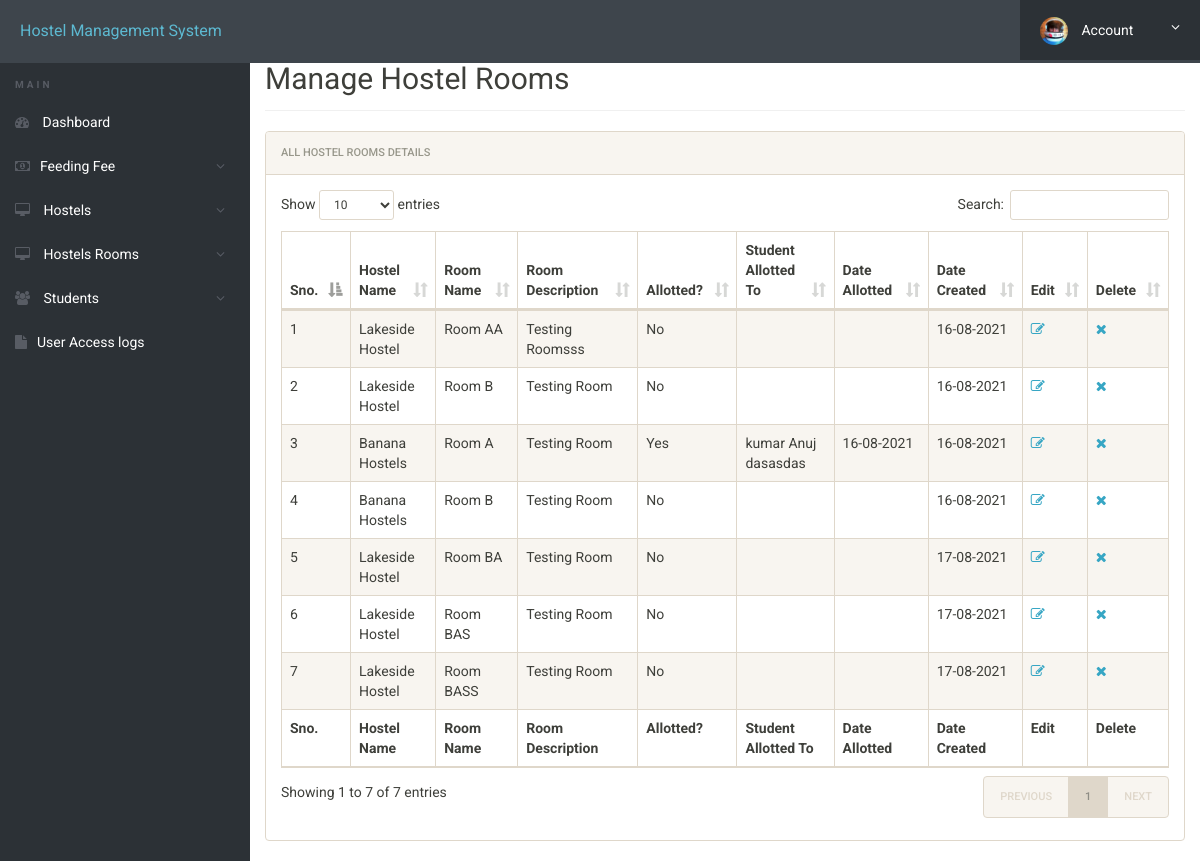
Screenshot of /admin/manage-hostelrooms.php (signed in) with the database file from the repository.
### tables this page shows
CREATE TABLE `hostelrooms` (
  `Id` int(20) NOT NULL,
  `hostelId` int(20) NOT NULL,
  `roomName` varchar(255) NOT NULL,
  `roomDescription` varchar(500) NOT NULL,
  `isAllotted` varchar(10) NOT NULL,
  `studentAllottedTo` varchar(255) NOT NULL,
  `dateAllotted` varchar(20) NOT NULL,
  `dateCreated` varchar(20) NOT NULL
);

CREATE TABLE `hostels` (
  `id` int(11) NOT NULL,
  `hostelName` varchar(500) DEFAULT NULL,
  `noOfRooms` int(11) DEFAULT NULL,
  `noOfAvailableRooms` int(11) DEFAULT NULL,
  `fees` int(11) DEFAULT NULL,
  `location` varchar(500) DEFAULT NULL,
  `posting_date` timestamp NULL DEFAULT current_timestamp()
);

CREATE TABLE `userregistration` (
  `id` int(11) NOT NULL,
  `regNo` varchar(255) DEFAULT NULL,
  `class` varchar(50) NOT NULL,
  `firstName` varchar(255) DEFAULT NULL,
  `middleName` varchar(255) DEFAULT NULL,
  `lastName` varchar(255) DEFAULT NULL,
  `gender` varchar(255) DEFAULT NULL,
  `contactNo` bigint(20) DEFAULT NULL,
  `email` varchar(255) DEFAULT NULL,
  `password` varchar(255) DEFAULT NULL,
  `regDate` timestamp NULL DEFAULT current_timestamp(),
  `updationDate` varchar(45) DEFAULT NULL,
  `passUdateDate` varchar(45) DEFAULT NULL
);

### admin/manage-hostelrooms.php (the view, shortened to what this page needs)
<?php
include('includes/config.php');
?>
<!doctype html>
<html lang="en" class="no-js">
<head>
	<link rel="stylesheet" href="css/font-awesome.min.css">
	<link rel="stylesheet" href="css/bootstrap.min.css">
	<link rel="stylesheet" href="css/dataTables.bootstrap.min.css">
	<link rel="stylesheet" href="css/bootstrap-social.css">
	<link rel="stylesheet" href="css/bootstrap-select.css">
	<link rel="stylesheet" href="css/fileinput.min.css">
	<link rel="stylesheet" href="css/awesome-bootstrap-checkbox.css">
	<link rel="stylesheet" href="css/style.css">
</head>
<body>
	<?php include('includes/header.php');?>
	<div class="ts-main-content">
			<?php include('includes/sidebar.php');?>
		<div class="content-wrapper">
			<div class="container-fluid">
				<div class="row">
					<div class="col-md-12">
						<h2 class="page-title" style="margin-top: 4%">Manage Hostel Rooms</h2>
						<div class="panel panel-default">
							<div class="panel-heading">All Hostel Rooms Details</div>
							<div class="panel-body">
								<table id="zctb" class="display table table-striped table-bordered table-hover" cellspacing="0" width="100%">
									<thead>
										<tr>
											<th>Sno.</th>
											<th>Hostel Name</th>
											<th>Room Name</th>
                                            <th>Room Description</th>
                                            <th>Allotted?</th>
                                            <th>Student Allotted To</th>
                                            <th>Date Allotted</th>
											<th>Date Created</th>
											<th>Edit</th>
											<th>Delete</th>
										</tr>
									</thead>
									<tfoot>
										<tr>
                                        <th>Sno.</th>
											<th>Hostel Name</th>
											<th>Room Name</th>
                                            <th>Room Description</th>
                                            <th>Allotted?</th>
                                            <th>Student Allotted To</th>
                                            <th>Date Allotted</th>
											<th>Date Created</th>
											<th>Edit</th>
											<th>Delete</th>
										</tr>
									</tfoot>
									<tbody>
<?php
$ret="select * from hostelrooms";
$stmt= $mysqli->prepare($ret) ;
$stmt->execute() ;
$res=$stmt->get_result();
$cnt=1;
while($row=$res->fetch_object())
	  {
        $hosteldId = $row->hostelId;
        $studentFullName = "";
        if($row->studentAllottedTo == ""){
            $studentRegNo = "";
        }
        else{
            $studentRegNo = $row->studentAllottedTo;
            $rets="select * from userregistration where regNo=?";
            $stmts= $mysqli->prepare($rets);
            $stmts->bind_param('s',$studentRegNo);
            $stmts->execute() ;
            $ress=$stmts->get_result();
            $rows=$ress->fetch_object();
            $studentFullName = $rows->lastName." ".$rows->firstName." ".$rows->middleName;
        }
        $reth="select * from hostels where Id=?";
        $stmth= $mysqli->prepare($reth);
        $stmth->bind_param('i',$hosteldId);
        $stmth->execute() ;
        $resh=$stmth->get_result();
        $rowh=$resh->fetch_object();
	  	?>
<tr><td><?php echo $cnt;?></td>
<td><?php echo $rowh->hostelName;?></td>
<td><?php echo $row->roomName;?></td>
<td><?php echo $row->roomDescription;?></td>
<td><?php echo $row->isAllotted;?></td>
<td><?php echo $studentFullName;?></td>
<td><?php echo $row->dateAllotted;?></td>
<td><?php echo $row->dateCreated;?></td>
<td><a href="edit-hostelrooms.php?id=<?php echo $row->Id;?>"><i class="fa fa-edit"></i></a></td>
<td><a href="manage-hostelrooms.php?del=<?php echo $row->Id;?>" onclick="return confirm("Do you want to delete");"><i class="fa fa-close"></i></a></td>
										</tr>
									<?php
$cnt=$cnt+1;
									 } ?>
									</tbody>
								</table>
							</div>
						</div>
					</div>
				</div>
			</div>
		</div>
	</div>
</body>
</html>

### admin/css/style.css (style rules this page uses)
html { font-size: 14px; }
@media only screen and (min-width: 480px) { html { font-size: 17px; } }
@media only screen and (min-width: 768px) { html { font-size: 14px; } }
body { font-size: 1em; }
a { color: #37a6c4; }
.panel { overflow: hidden; }
.page-title { padding-bottom: 15px; margin-bottom: 20px; border-bottom: 1px solid #f0f0f0; }
.ts-main-content .content-wrapper { padding-top: 15px; margin-top: 10px; }
@media only screen and (min-width: 992px) { .ts-main-content .content-wrapper { margin-left: 250px; } }

### rows the page displays
hostelrooms: hostelId.hostelName "Lakeside Hostel", roomName "Room AA", roomDescription "Testing Roomsss", isAllotted "No", dateCreated "16-08-2021"
hostelrooms: hostelId.hostelName "Lakeside Hostel", roomName "Room B", roomDescription "Testing Room", isAllotted "No", dateCreated "16-08-2021"
hostelrooms: hostelId.hostelName "Banana Hostels", roomName "Room A", roomDescription "Testing Room", isAllotted "Yes", userregistration.lastName+firstName+middleName "kumar Anuj dasasdas", dateAllotted "16-08-2021", dateCreated "16-08-2021"
hostelrooms: hostelId.hostelName "Banana Hostels", roomName "Room B", roomDescription "Testing Room", isAllotted "No", dateCreated "16-08-2021"
hostelrooms: hostelId.hostelName "Lakeside Hostel", roomName "Room BA", roomDescription "Testing Room", isAllotted "No", dateCreated "17-08-2021"
hostelrooms: hostelId.hostelName "Lakeside Hostel", roomName "Room BAS", roomDescription "Testing Room", isAllotted "No", dateCreated "17-08-2021"
hostelrooms: hostelId.hostelName "Lakeside Hostel", roomName "Room BASS", roomDescription "Testing Room", isAllotted "No", dateCreated "17-08-2021"
